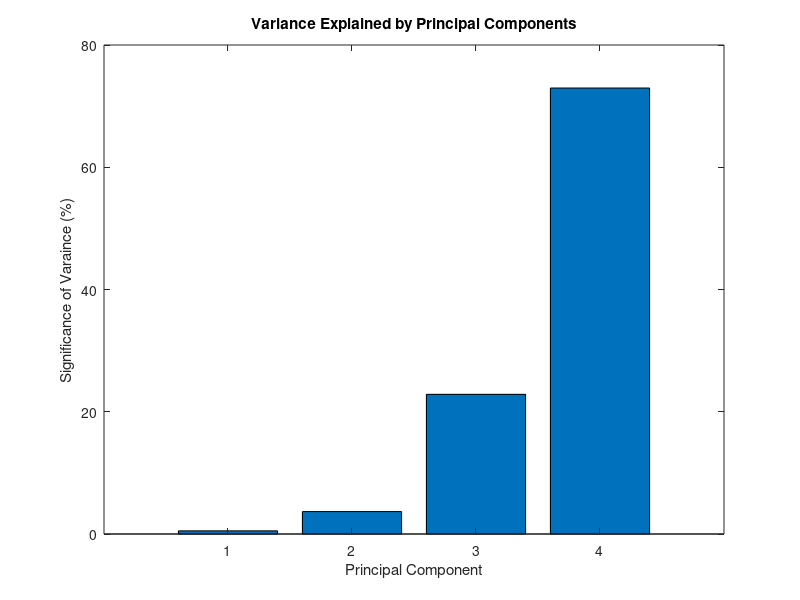
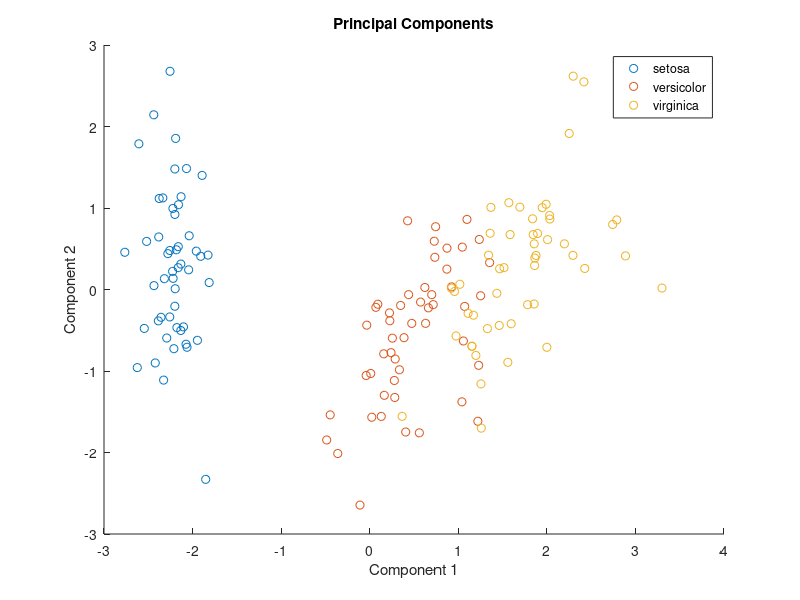

These charts were generated, in order, by the following MATLAB code:
%% Exercise 02
%% d)

load("fisheriris.mat");
data  = meas; 

%Standardize the features
data = zscore(data);

%Compute the Covariance Matrix
covMat = cov(data);

%eigenvectors and eigenvalue
[eigenvectors, eigenvalues] = eig(covMat);

%sorting eigenvalues and eigenvectors
[~,idx] = sort(diag(eigenvalues), 'descend');
eigenvectors = eigenvectors(:,idx);


%principal components
principal_components = data * eigenvectors;

%variance through eigenvalues as percentage
variance = diag(eigenvalues) / sum(diag(eigenvalues)) * 100;

%% e)

% Plot the variances
figure;
bar(variance);
title('Variance Explained by Principal Components');
xlabel('Principal Component');
ylabel('Significance of Varaince (%)');

% Plot the pca
figure;
gscatter(principal_components(:,1), principal_components(:,2), species);
title('Principal Components');
xlabel('Component 1');
ylabel('Component 2');
legend('Location', 'best');

